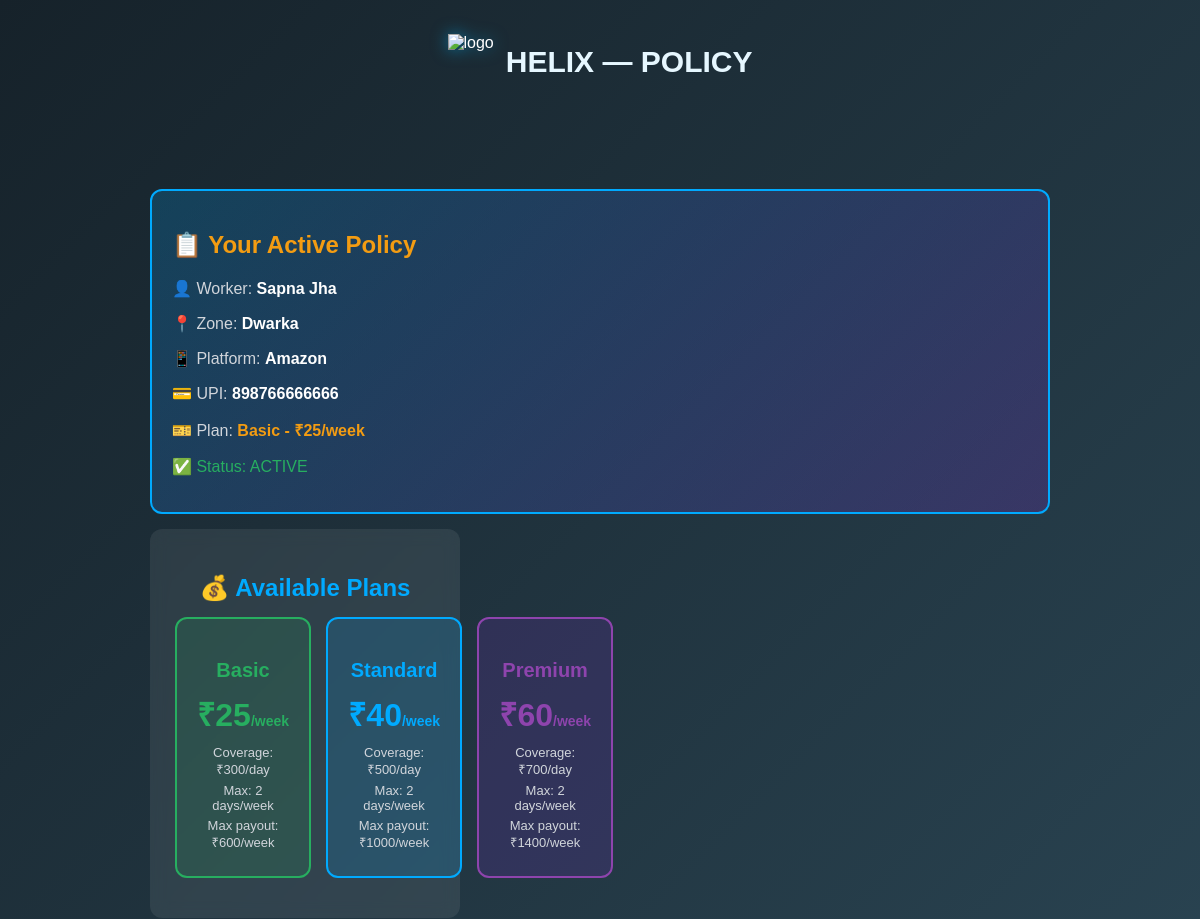
Page /policy (signed in, upper part) on the earlier database version.
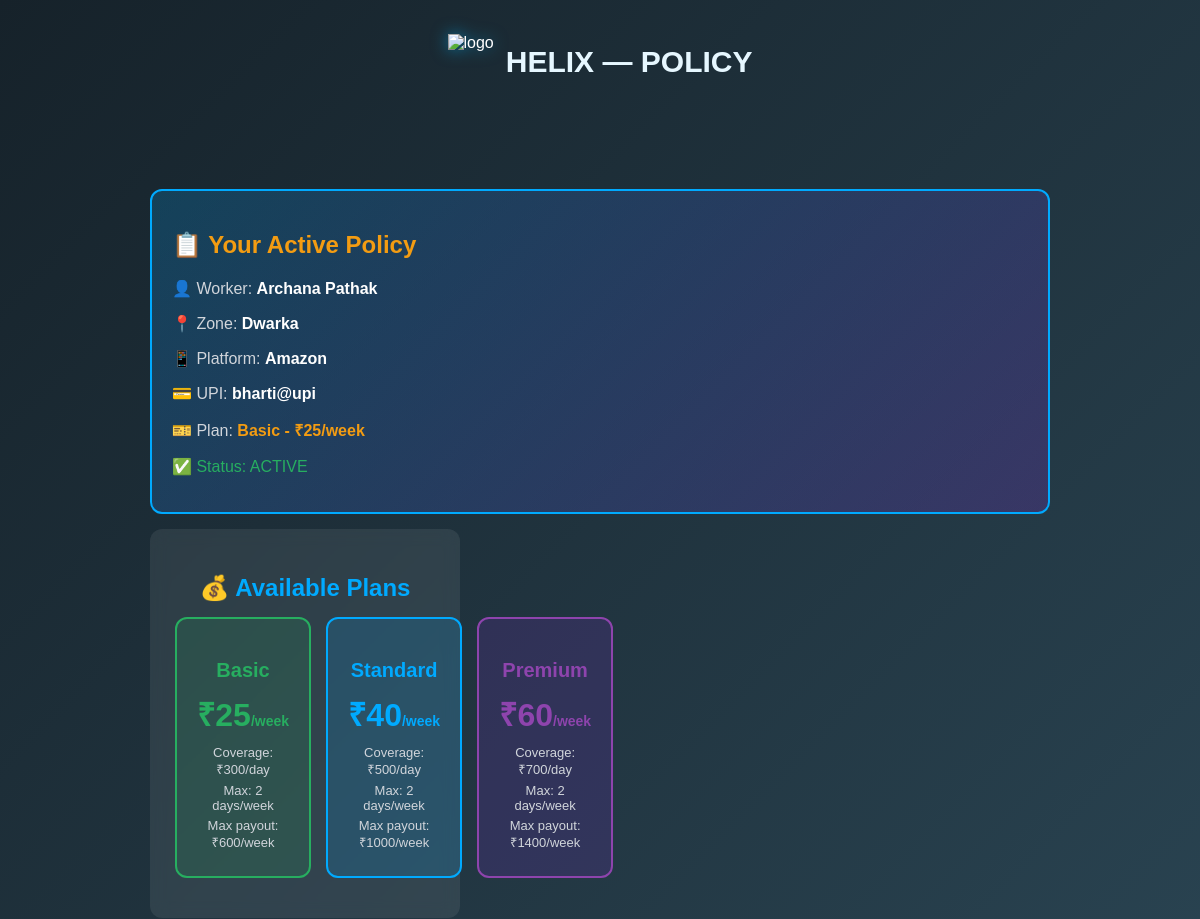
Same page on the later database version.
### tables this page shows
CREATE TABLE workers (
            id INTEGER PRIMARY KEY,
            name TEXT,
            phone TEXT,
            zone TEXT,
            upi_id TEXT,
            platform TEXT,
            plan TEXT,
            password TEXT
        );

### app.py (the view)
@app.route('/policy')
def policy():
    if 'worker_id' not in session:
        return redirect('/login')
    conn = sqlite3.connect('gigshield.db')
    cursor = conn.cursor()
    cursor.execute('SELECT * FROM workers WHERE id=?', (session['worker_id'],))
    worker = cursor.fetchone()
    conn.close()
    return render_template('policy.html', worker=worker)

### templates/policy.html (shortened to what this page needs)
<!DOCTYPE html>
<html>
<head>
  <link rel="stylesheet" href="/static/homestyle.css">
</head>
<body>
<div class="navbar">
  <img src="https://png.pngtree.com/png-vector/20250422/ourmid/pngtree-blue-shield-badge-clipart-illustration-png-image_16042877.png" alt="logo">
  <h2>HELIX — POLICY</h2>
</div>
<div class="policy-container">
  <div class="your-plan">
    <h2>📋 Your Active Policy</h2>
    <p style="color:#d1d5db">👤 Worker: <strong style="color:white">{{ worker[1] }}</strong></p>
    <p style="color:#d1d5db">📍 Zone: <strong style="color:white">{{ worker[3] }}</strong></p>
    <p style="color:#d1d5db">📱 Platform: <strong style="color:white">{{ worker[5] }}</strong></p>
    <p style="color:#d1d5db">💳 UPI: <strong style="color:white">{{ worker[4] }}</strong></p>
    <p style="color:#d1d5db">🎫 Plan: <strong style="color:#f39c12">{{ worker[6] }}</strong></p>
    <p style="color:#27ae60; margin-top:10px;">✅ Status: ACTIVE</p>
  </div>
  <div class="card">
    <h2>💰 Available Plans</h2>
    <div class="plan-grid">
      <div class="plan-card plan-basic">
        <h3 style="color:#27ae60">Basic</h3>
        <div class="plan-price" style="color:#27ae60">₹25<span style="font-size:14px">/week</span></div>
        <p>Coverage: ₹300/day</p>
        <p>Max: 2 days/week</p>
        <p>Max payout: ₹600/week</p>
      </div>
      <div class="plan-card plan-standard">
        <h3 style="color:#00aaff">Standard</h3>
        <div class="plan-price" style="color:#00aaff">₹40<span style="font-size:14px">/week</span></div>
        <p>Coverage: ₹500/day</p>
        <p>Max: 2 days/week</p>
        <p>Max payout: ₹1000/week</p>
      </div>
      <div class="plan-card plan-premium">
        <h3 style="color:#8e44ad">Premium</h3>
        <div class="plan-price" style="color:#8e44ad">₹60<span style="font-size:14px">/week</span></div>
        <p>Coverage: ₹700/day</p>
        <p>Max: 2 days/week</p>
        <p>Max payout: ₹1400/week</p>
      </div>
    </div>
  </div>
</div>
</body>
</html>

Differences in the rows shown:
changed workers "Dwarka": name "Sapna Jha" → "Archana Pathak"; upi "898766666666" → "bharti@upi"
